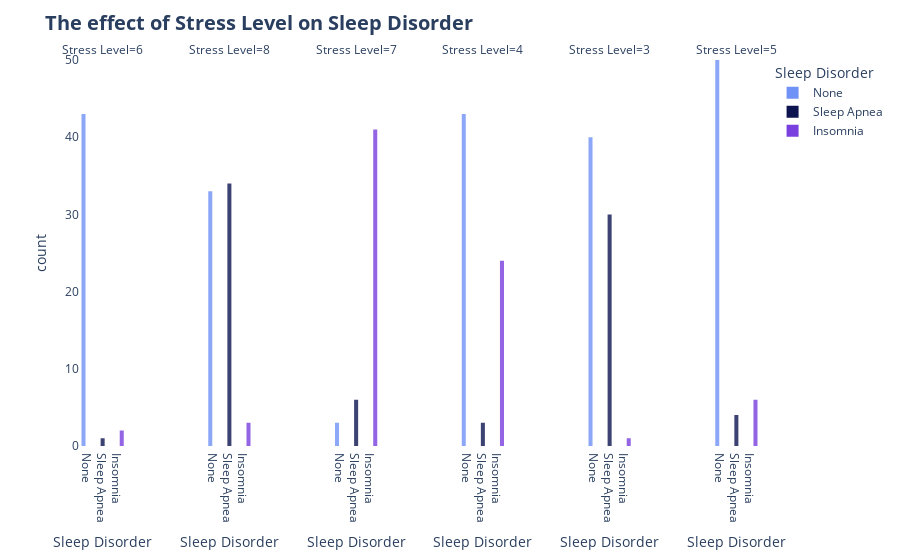

Notebook code cell kept with this figure:
### Code cell
fig=px.histogram(sleep_data,x='Sleep Disorder',
                    color='Sleep Disorder',
                    facet_col='Stress Level',
                    facet_col_spacing=0.12,
                    barmode='group',
                    color_discrete_sequence=['#7091F5','#0C134F','#793FDF'],
                    opacity=.8)


fig.update_layout(title='<b>The effect of Stress Level on Sleep Disorder</b>',title_font={'size':20},
                    paper_bgcolor='white',
                    plot_bgcolor='white')


fig.update_yaxes(range=[0, 50])
fig.show()

### Figure 1 — Plotly figure (JSON) as saved in the notebook; plotly's stock layout.template omitted (floating-point values rounded to 4 significant figures)
{"data": [{"alignmentgroup": "True", "bingroup": "x", "hovertemplate": "Sleep Disorder=%{x}<br>Stress Level=6<br>count=%{y}<extra></extra>", "legendgroup": "None", "marker": {"color": "#7091F5", "opacity": 0.8, "pattern": {"shape": ""}}, "name": "None", "offsetgroup": "None", "orientation": "v", "showlegend": true, "type": "histogram", "x": ["None", "None", "None", "None", "None", "None", "None", "None", "None", "None", "None", "None", "None", "None", "None", "None", "None", "None", "None", "None", "None", "None", "None", "None", "None", "None", "None", "None", "None", "None", "None", "None", "None", "None", "None", "None", "None", "None", "None", "None", "None", "None", "None"], "xaxis": "x", "yaxis": "y"}, {"alignmentgroup": "True", "bingroup": "x", "hovertemplate": "Sleep Disorder=%{x}<br>Stress Level=8<br>count=%{y}<extra></extra>", "legendgroup": "None", "marker": {"color": "#7091F5", "opacity": 0.8, "pattern": {"shape": ""}}, "name": "None", "offsetgroup": "None", "orientation": "v", "showlegend": false, "type": "histogram", "x": ["None", "None", "None", "None", "None", "None", "None", "None", "None", "None", "None", "None", "None", "None", "None", "None", "None", "None", "None", "None", "None", "None", "None", "None", "None", "None", "None", "None", "None", "None", "None", "None", "None"], "xaxis": "x2", "yaxis": "y2"}, {"alignmentgroup": "True", "bingroup": "x", "hovertemplate": "Sleep Disorder=%{x}<br>Stress Level=7<br>count=%{y}<extra></extra>", "legendgroup": "None", "marker": {"color": "#7091F5", "opacity": 0.8, "pattern": {"shape": ""}}, "name": "None", "offsetgroup": "None", "orientation": "v", "showlegend": false, "type": "histogram", "x": ["None", "None", "None"], "xaxis": "x3", "yaxis": "y3"}, {"alignmentgroup": "True", "bingroup": "x", "hovertemplate": "Sleep Disorder=%{x}<br>Stress Level=4<br>count=%{y}<extra></extra>", "legendgroup": "None", "marker": {"color": "#7091F5", "opacity": 0.8, "pattern": {"shape": ""}}, "name": "None", "offsetgroup": "None", "orientation": "v", "showlegend": false, "type": "histogram", "x": ["None", "None", "None", "None", "None", "None", "None", "None", "None", "None", "None", "None", "None", "None", "None", "None", "None", "None", "None", "None", "None", "None", "None", "None", "None", "None", "None", "None", "None", "None", "None", "None", "None", "None", "None", "None", "None", "None", "None", "None", "None", "None", "None"], "xaxis": "x4", "yaxis": "y4"}, {"alignmentgroup": "True", "bingroup": "x", "hovertemplate": "Sleep Disorder=%{x}<br>Stress Level=3<br>count=%{y}<extra></extra>", "legendgroup": "None", "marker": {"color": "#7091F5", "opacity": 0.8, "pattern": {"shape": ""}}, "name": "None", "offsetgroup": "None", "orientation": "v", "showlegend": false, "type": "histogram", "x": ["None", "None", "None", "None", "None", "None", "None", "None", "None", "None", "None", "None", "None", "None", "None", "None", "None", "None", "None", "None", "None", "None", "None", "None", "None", "None", "None", "None", "None", "None", "None", "None", "None", "None", "None", "None", "None", "None", "None", "None"], "xaxis": "x5", "yaxis": "y5"}, {"alignmentgroup": "True", "bingroup": "x", "hovertemplate": "Sleep Disorder=%{x}<br>Stress Level=5<br>count=%{y}<extra></extra>", "legendgroup": "None", "marker": {"color": "#7091F5", "opacity": 0.8, "pattern": {"shape": ""}}, "name": "None", "offsetgroup": "None", "orientation": "v", "showlegend": false, "type": "histogram", "x": ["None", "None", "None", "None", "None", "None", "None", "None", "None", "None", "None", "None", "None", "None", "None", "None", "None", "None", "None", "None", "None", "None", "None", "None", "None", "None", "None", "None", "None", "None", "None", "None", "None", "None", "None", "None", "None", "None", "None", "None", "None", "None", "None", "None", "None", "None", "None", "None", "None", "None", "None", "None", "None", "None", "None", "None", "None"], "xaxis": "x6", "yaxis": "y6"}, {"alignmentgroup": "True", "bingroup": "x", "hovertemplate": "Sleep Disorder=%{x}<br>Stress Level=6<br>count=%{y}<extra></extra>", "legendgroup": "Sleep Apnea", "marker": {"color": "#0C134F", "opacity": 0.8, "pattern": {"shape": ""}}, "name": "Sleep Apnea", "offsetgroup": "Sleep Apnea", "orientation": "v", "showlegend": true, "type": "histogram", "x": ["Sleep Apnea"], "xaxis": "x", "yaxis": "y"}, {"alignmentgroup": "True", "bingroup": "x", "hovertemplate": "Sleep Disorder=%{x}<br>Stress Level=8<br>count=%{y}<extra></extra>", "legendgroup": "Sleep Apnea", "marker": {"color": "#0C134F", "opacity": 0.8, "pattern": {"shape": ""}}, "name": "Sleep Apnea", "offsetgroup": "Sleep Apnea", "orientation": "v", "showlegend": false, "type": "histogram", "x": ["Sleep Apnea", "Sleep Apnea", "Sleep Apnea", "Sleep Apnea", "Sleep Apnea", "Sleep Apnea", "Sleep Apnea", "Sleep Apnea", "Sleep Apnea", "Sleep Apnea", "Sleep Apnea", "Sleep Apnea", "Sleep Apnea", "Sleep Apnea", "Sleep Apnea", "Sleep Apnea", "Sleep Apnea", "Sleep Apnea", "Sleep Apnea", "Sleep Apnea", "Sleep Apnea", "Sleep Apnea", "Sleep Apnea", "Sleep Apnea", "Sleep Apnea", "Sleep Apnea", "Sleep Apnea", "Sleep Apnea", "Sleep Apnea", "Sleep Apnea", "Sleep Apnea", "Sleep Apnea", "Sleep Apnea", "Sleep Apnea"], "xaxis": "x2", "yaxis": "y2"}, {"alignmentgroup": "True", "bingroup": "x", "hovertemplate": "Sleep Disorder=%{x}<br>Stress Level=7<br>count=%{y}<extra></extra>", "legendgroup": "Sleep Apnea", "marker": {"color": "#0C134F", "opacity": 0.8, "pattern": {"shape": ""}}, "name": "Sleep Apnea", "offsetgroup": "Sleep Apnea", "orientation": "v", "showlegend": false, "type": "histogram", "x": ["Sleep Apnea", "Sleep Apnea", "Sleep Apnea", "Sleep Apnea", "Sleep Apnea", "Sleep Apnea"], "xaxis": "x3", "yaxis": "y3"}, {"alignmentgroup": "True", "bingroup": "x", "hovertemplate": "Sleep Disorder=%{x}<br>Stress Level=4<br>count=%{y}<extra></extra>", "legendgroup": "Sleep Apnea", "marker": {"color": "#0C134F", "opacity": 0.8, "pattern": {"shape": ""}}, "name": "Sleep Apnea", "offsetgroup": "Sleep Apnea", "orientation": "v", "showlegend": false, "type": "histogram", "x": ["Sleep Apnea", "Sleep Apnea", "Sleep Apnea"], "xaxis": "x4", "yaxis": "y4"}, {"alignmentgroup": "True", "bingroup": "x", "hovertemplate": "Sleep Disorder=%{x}<br>Stress Level=3<br>count=%{y}<extra></extra>", "legendgroup": "Sleep Apnea", "marker": {"color": "#0C134F", "opacity": 0.8, "pattern": {"shape": ""}}, "name": "Sleep Apnea", "offsetgroup": "Sleep Apnea", "orientation": "v", "showlegend": false, "type": "histogram", "x": ["Sleep Apnea", "Sleep Apnea", "Sleep Apnea", "Sleep Apnea", "Sleep Apnea", "Sleep Apnea", "Sleep Apnea", "Sleep Apnea", "Sleep Apnea", "Sleep Apnea", "Sleep Apnea", "Sleep Apnea", "Sleep Apnea", "Sleep Apnea", "Sleep Apnea", "Sleep Apnea", "Sleep Apnea", "Sleep Apnea", "Sleep Apnea", "Sleep Apnea", "Sleep Apnea", "Sleep Apnea", "Sleep Apnea", "Sleep Apnea", "Sleep Apnea", "Sleep Apnea", "Sleep Apnea", "Sleep Apnea", "Sleep Apnea", "Sleep Apnea"], "xaxis": "x5", "yaxis": "y5"}, {"alignmentgroup": "True", "bingroup": "x", "hovertemplate": "Sleep Disorder=%{x}<br>Stress Level=5<br>count=%{y}<extra></extra>", "legendgroup": "Sleep Apnea", "marker": {"color": "#0C134F", "opacity": 0.8, "pattern": {"shape": ""}}, "name": "Sleep Apnea", "offsetgroup": "Sleep Apnea", "orientation": "v", "showlegend": false, "type": "histogram", "x": ["Sleep Apnea", "Sleep Apnea", "Sleep Apnea", "Sleep Apnea"], "xaxis": "x6", "yaxis": "y6"}, {"alignmentgroup": "True", "bingroup": "x", "hovertemplate": "Sleep Disorder=%{x}<br>Stress Level=6<br>count=%{y}<extra></extra>", "legendgroup": "Insomnia", "marker": {"color": "#793FDF", "opacity": 0.8, "pattern": {"shape": ""}}, "name": "Insomnia", "offsetgroup": "Insomnia", "orientation": "v", "showlegend": true, "type": "histogram", "x": ["Insomnia", "Insomnia"], "xaxis": "x", "yaxis": "y"}, {"alignmentgroup": "True", "bingroup": "x", "hovertemplate": "Sleep Disorder=%{x}<br>Stress Level=8<br>count=%{y}<extra></extra>", "legendgroup": "Insomnia", "marker": {"color": "#793FDF", "opacity": 0.8, "pattern": {"shape": ""}}, "name": "Insomnia", "offsetgroup": "Insomnia", "orientation": "v", "showlegend": false, "type": "histogram", "x": ["Insomnia", "Insomnia", "Insomnia"], "xaxis": "x2", "yaxis": "y2"}, {"alignmentgroup": "True", "bingroup": "x", "hovertemplate": "Sleep Disorder=%{x}<br>Stress Level=7<br>count=%{y}<extra></extra>", "legendgroup": "Insomnia", "marker": {"color": "#793FDF", "opacity": 0.8, "pattern": {"shape": ""}}, "name": "Insomnia", "offsetgroup": "Insomnia", "orientation": "v", "showlegend": false, "type": "histogram", "x": ["Insomnia", "Insomnia", "Insomnia", "Insomnia", "Insomnia", "Insomnia", "Insomnia", "Insomnia", "Insomnia", "Insomnia", "Insomnia", "Insomnia", "Insomnia", "Insomnia", "Insomnia", "Insomnia", "Insomnia", "Insomnia", "Insomnia", "Insomnia", "Insomnia", "Insomnia", "Insomnia", "Insomnia", "Insomnia", "Insomnia", "Insomnia", "Insomnia", "Insomnia", "Insomnia", "Insomnia", "Insomnia", "Insomnia", "Insomnia", "Insomnia", "Insomnia", "Insomnia", "Insomnia", "Insomnia", "Insomnia", "Insomnia"], "xaxis": "x3", "yaxis": "y3"}, {"alignmentgroup": "True", "bingroup": "x", "hovertemplate": "Sleep Disorder=%{x}<br>Stress Level=4<br>count=%{y}<extra></extra>", "legendgroup": "Insomnia", "marker": {"color": "#793FDF", "opacity": 0.8, "pattern": {"shape": ""}}, "name": "Insomnia", "offsetgroup": "Insomnia", "orientation": "v", "showlegend": false, "type": "histogram", "x": ["Insomnia", "Insomnia", "Insomnia", "Insomnia", "Insomnia", "Insomnia", "Insomnia", "Insomnia", "Insomnia", "Insomnia", "Insomnia", "Insomnia", "Insomnia", "Insomnia", "Insomnia", "Insomnia", "Insomnia", "Insomnia", "Insomnia", "Insomnia", "Insomnia", "Insomnia", "Insomnia", "Insomnia"], "xaxis": "x4", "yaxis": "y4"}, {"alignmentgroup": "True", "bingroup": "x", "hovertemplate": "Sleep Disorder=%{x}<br>Stress Level=3<br>count=%{y}<extra></extra>", "legendgroup": "Insomnia", "marker": {"color": "#793FDF", "opacity": 0.8, "pattern": {"shape": ""}}, "name": "Insomnia", "offsetgroup": "Insomnia", "orientation": "v", "showlegend": false, "type": "histogram", "x": ["Insomnia"], "xaxis": "x5", "yaxis": "y5"}, {"alignmentgroup": "True", "bingroup": "x", "hovertemplate": "Sleep Disorder=%{x}<br>Stress Level=5<br>count=%{y}<extra></extra>", "legendgroup": "Insomnia", "marker": {"color": "#793FDF", "opacity": 0.8, "pattern": {"shape": ""}}, "name": "Insomnia", "offsetgroup": "Insomnia", "orientation": "v", "showlegend": false, "type": "histogram", "x": ["Insomnia", "Insomnia", "Insomnia", "Insomnia", "Insomnia", "Insomnia"], "xaxis": "x6", "yaxis": "y6"}], "layout": {"annotations": [{"font": {}, "showarrow": false, "text": "Stress Level=6", "x": 0.03333, "xanchor": "center", "xref": "paper", "y": 1, "yanchor": "bottom", "yref": "paper"}, {"font": {}, "showarrow": false, "text": "Stress Level=8", "x": 0.22, "xanchor": "center", "xref": "paper", "y": 1, "yanchor": "bottom", "yref": "paper"}, {"font": {}, "showarrow": false, "text": "Stress Level=7", "x": 0.4067, "xanchor": "center", "xref": "paper", "y": 1, "yanchor": "bottom", "yref": "paper"}, {"font": {}, "showarrow": false, "text": "Stress Level=4", "x": 0.5933, "xanchor": "center", "xref": "paper", "y": 1, "yanchor": "bottom", "yref": "paper"}, {"font": {}, "showarrow": false, "text": "Stress Level=3", "x": 0.78, "xanchor": "center", "xref": "paper", "y": 1, "yanchor": "bottom", "yref": "paper"}, {"font": {}, "showarrow": false, "text": "Stress Level=5", "x": 0.9667, "xanchor": "center", "xref": "paper", "y": 1, "yanchor": "bottom", "yref": "paper"}], "barmode": "group", "legend": {"title": {"text": "Sleep Disorder"}, "tracegroupgap": 0}, "margin": {"t": 60}, "paper_bgcolor": "white", "plot_bgcolor": "white", "title": {"font": {"size": 20}, "text": "<b>The effect of Stress Level on Sleep Disorder</b>"}, "xaxis": {"anchor": "y", "categoryarray": ["None", "Sleep Apnea", "Insomnia"], "categoryorder": "array", "domain": [0, 0.06667], "title": {"text": "Sleep Disorder"}}, "xaxis2": {"anchor": "y2", "categoryarray": ["None", "Sleep Apnea", "Insomnia"], "categoryorder": "array", "domain": [0.1867, 0.2533], "matches": "x", "title": {"text": "Sleep Disorder"}}, "xaxis3": {"anchor": "y3", "categoryarray": ["None", "Sleep Apnea", "Insomnia"], "categoryorder": "array", "domain": [0.3733, 0.44], "matches": "x", "title": {"text": "Sleep Disorder"}}, "xaxis4": {"anchor": "y4", "categoryarray": ["None", "Sleep Apnea", "Insomnia"], "categoryorder": "array", "domain": [0.56, 0.6267], "matches": "x", "title": {"text": "Sleep Disorder"}}, "xaxis5": {"anchor": "y5", "categoryarray": ["None", "Sleep Apnea", "Insomnia"], "categoryorder": "array", "domain": [0.7467, 0.8133], "matches": "x", "title": {"text": "Sleep Disorder"}}, "xaxis6": {"anchor": "y6", "categoryarray": ["None", "Sleep Apnea", "Insomnia"], "categoryorder": "array", "domain": [0.9333, 1], "matches": "x", "title": {"text": "Sleep Disorder"}}, "yaxis": {"anchor": "x", "domain": [0, 1], "range": [0, 50], "title": {"text": "count"}}, "yaxis2": {"anchor": "x2", "domain": [0, 1], "matches": "y", "range": [0, 50], "showticklabels": false}, "yaxis3": {"anchor": "x3", "domain": [0, 1], "matches": "y", "range": [0, 50], "showticklabels": false}, "yaxis4": {"anchor": "x4", "domain": [0, 1], "matches": "y", "range": [0, 50], "showticklabels": false}, "yaxis5": {"anchor": "x5", "domain": [0, 1], "matches": "y", "range": [0, 50], "showticklabels": false}, "yaxis6": {"anchor": "x6", "domain": [0, 1], "matches": "y", "range": [0, 50], "showticklabels": false}}}
